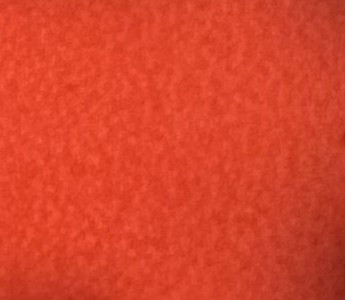
#> input picture missing_piece_gen/orange_ref.jpg, 345 x 300 px
$ python -i segmentation.py   (imports and definitions only)   (older library calls are emulated)
#> lines starting #> are read from the running program, lines starting #| are printed output that depends on the picture
#> further down, picture is the input picture: shape (300, 345, 3); mean B, G, R 43.3, 67.2, 215.8
"""Stage 1: Detect and segment surrounding puzzle pieces from a photo."""
import numpy as np
import cv2
from .models import PieceRegion
from .errors import DetectionError

# Laplacian variance below this threshold indicates a blurry image.
_BLUR_THRESHOLD = 50.0

# Minimum contour area (pixels^2) to avoid noise blobs.
# 500 is too small for real photos — countertop specks, dust marks, etc. easily
# exceed 500 px².  Piece detection also applies a size-relative lower bound.
_MIN_CONTOUR_AREA = 2000

# Maximum contour area fraction of the total image area.
_MAX_CONTOUR_AREA_FRACTION = 0.70

# How many intensity levels above the estimated background to threshold for pieces.
_PIECE_INTENSITY_OFFSET = 3

# ---------------------------------------------------------------------------
# Prusa orange backdrop colour (OpenCV HSV, H: 0–180, S/V: 0–255)
# Prusa orange ≈ #FA6831 → H 18°, S 80%, V 98%
# Tight range: white puzzle backs have low S so they won't bleed into the
# orange mask.  The --orange-ref calibration path still overrides these.
# ---------------------------------------------------------------------------
_ORANGE_HSV_LOW  = np.array([ 0, 150, 150], dtype=np.uint8)
_ORANGE_HSV_HIGH = np.array([20, 255, 255], dtype=np.uint8)

# When orange covers more than this fraction of the total image area it is
# treated as a full backdrop rather than a small interior slot marker.
# A full backdrop WILL touch all four image edges — the touches_edge guard is
# intentionally relaxed for regions above this size threshold.
_ORANGE_BACKDROP_FRACTION = 0.10


# [18 lines left out: function _fit_bspline_contour, not called in this run]


def _check_blur(gray: np.ndarray) -> None:
    """Raise DetectionError if the image is too blurry."""
    variance = cv2.Laplacian(gray, cv2.CV_64F).var()
    if variance < _BLUR_THRESHOLD:
        raise DetectionError(
            f"Image is too blurry (Laplacian variance {variance:.1f} < {_BLUR_THRESHOLD}). "
            "Please provide a sharper photo."
        )


# [449 lines left out: functions calibrate_orange_hsv, calibrate_from_ruler, _find_orange_backdrop, _find_slot_contour, _inward_edges_for_piece, _estimate_background_intensity and 2 more, not called in this run]


def segment(
    image: np.ndarray,
    orange_hsv_low: np.ndarray | None = None,
    orange_hsv_high: np.ndarray | None = None,
) -> list[PieceRegion]:
    """Detect surrounding puzzle pieces and the missing center slot.

    Slot / backdrop detection strategy (in order):

    1. **Orange backdrop** - if a Prusa-orange region covers >10% of the image
       the entire background is treated as the orange surface.  Piece contours
       are then found as *non-orange* blobs (``_find_piece_contours_by_non_orange``).
       The backdrop contour defines the overall image boundary used for
       ``slot_bounding_box`` context.

    2. **Orange slot marker** - if a smaller orange region that does NOT touch
       the image border is found, it is treated as a colour-coded slot marker
       placed inside the missing slot.  Piece contours are found via intensity
       thresholding (``_find_piece_contours``).

    3. **Dark-region fallback** - largest interior dark contour (Otsu threshold).
       Piece contours are found via intensity thresholding.

    Args:
        image:           BGR image as numpy array (from cv2.imread).
        orange_hsv_low:  Custom lower HSV bound for orange detection.  When
                         None the module-level ``_ORANGE_HSV_LOW`` is used.
        orange_hsv_high: Custom upper HSV bound for orange detection.  When
                         None the module-level ``_ORANGE_HSV_HIGH`` is used.

    Returns:
        List of PieceRegion objects, one per detected surrounding piece.

    Raises:
        DetectionError: If pieces or missing slot cannot be detected,
                        or if the image is None, empty, or too blurry.
    """
    if image is None or image.size == 0:
        raise DetectionError("Input image is None or empty.")
    if image.ndim < 2:
        raise DetectionError("Input image must be at least 2-dimensional.")

    img_h, img_w = image.shape[:2]
#> img_h = 300; img_w = 345
    img_area = float(img_h * img_w)
#> img_area = 103500

    if image.ndim == 3:
        gray = cv2.cvtColor(image, cv2.COLOR_BGR2GRAY)
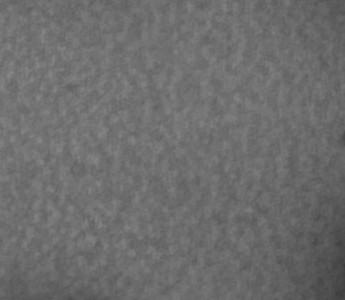
#> gray: shape (300, 345); min 59, max 137, mean 108.9
    else:
        gray = image.copy()

    _check_blur(gray)
#> in _check_blur, `variance = cv2.Laplacian(gray, cv2.CV_64F).var()`: variance = 19.79

    # --- Slot / backdrop detection -------------------------------------------
    slot_contour: np.ndarray | None = None
    use_non_orange_piece_detection = False
    hsv: np.ndarray | None = None
    cleaned_mask: np.ndarray | None = None

    if image.ndim == 3:
        hsv = cv2.cvtColor(image, cv2.COLOR_BGR2HSV)
        orange_contour, is_backdrop, orange_msg, cleaned_mask = _find_orange_backdrop(
            hsv, img_w, img_h,
            gray=gray,
            hsv_low=orange_hsv_low,
            hsv_high=orange_hsv_high,
        )
        print(orange_msg)

        if orange_contour is not None:
            slot_contour = orange_contour
            use_non_orange_piece_detection = is_backdrop

    if slot_contour is None:
        slot_contour = _find_slot_contour(gray, img_w, img_h)
        if slot_contour is not None:
            print("  [slot] Using dark-region fallback.")

    if slot_contour is None:
        raise DetectionError(
            "Could not identify the missing slot or orange backdrop. "
            "Place a piece of Prusa-orange paper in the slot and retake the photo, "
            "or ensure the slot appears as a clearly dark gap with no other dark regions."
        )

    sx, sy, sw, sh = cv2.boundingRect(slot_contour)
    slot_box: tuple[int, int, int, int] = (sx, sy, sw, sh)

    # --- Piece detection -----------------------------------------------------
    if use_non_orange_piece_detection:
        # Use the cleaned mask from _find_orange_backdrop (backdrop path) so the
        # expensive pipeline (fill_holes, morph-close, Gaussian blur) runs only once.
        _low  = orange_hsv_low  if orange_hsv_low  is not None else _ORANGE_HSV_LOW
        _high = orange_hsv_high if orange_hsv_high is not None else _ORANGE_HSV_HIGH
        orange_mask = cv2.inRange(hsv, _low, _high)
        piece_contours = _find_piece_contours_by_non_orange(
            hsv, orange_mask, img_w, img_h, img_area,
            hsv_low=orange_hsv_low,
            hsv_high=orange_hsv_high,
            precomputed_mask=cleaned_mask,
        )
    else:
        # Build a filled slot mask to exclude the slot area from piece detection.
        slot_mask_filled = np.zeros((img_h, img_w), dtype=np.uint8)
        cv2.drawContours(slot_mask_filled, [slot_contour], -1, 255, cv2.FILLED)
        piece_contours = _find_piece_contours(gray, img_w, img_h, img_area, slot_mask_filled)

    if not piece_contours:
        raise DetectionError(
            "No surrounding puzzle pieces could be identified. "
            "Ensure the image shows puzzle pieces surrounding a missing slot."
        )

    # --- Build PieceRegion objects -------------------------------------------
    piece_regions: list[PieceRegion] = []
    for piece_id, c in enumerate(piece_contours):
        bx, by, bw, bh = cv2.boundingRect(c)

        epsilon = 0.04 * cv2.arcLength(c, True)
        approx = cv2.approxPolyDP(c, epsilon, True)
        bounding_polygon = approx.reshape(-1, 2)

        margin = 5
        cx1 = max(0, bx - margin)
        cy1 = max(0, by - margin)
        cx2 = min(img_w, bx + bw + margin)
        cy2 = min(img_h, by + bh + margin)
        crop = image[cy1:cy2, cx1:cx2].copy()

        inward_edges = _inward_edges_for_piece((bx, by, bw, bh), slot_box)

        piece_regions.append(
            PieceRegion(
                piece_id=piece_id,
                crop=crop,
                bounding_polygon=bounding_polygon,
                inward_edges=inward_edges,
                slot_bounding_box=slot_box,
            )
        )

    return piece_regions

>>> import cv2
>>> picture = cv2.imread('orange_ref.jpg')
#> (the run stopped early here; a loop or call above may not have finished)
